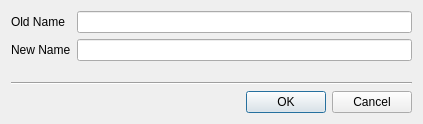
<?xml version="1.0" encoding="UTF-8"?>
<ui version="4.0">
 <class>RenameDlg</class>
 <widget class="QDialog" name="RenameDlg">
  <property name="geometry">
   <rect>
    <x>0</x>
    <y>0</y>
    <width>423</width>
    <height>124</height>
   </rect>
  </property>
  <property name="windowTitle">
   <string>Rename</string>
  </property>
  <layout class="QVBoxLayout" name="verticalLayout">
   <item>
    <layout class="QGridLayout" name="gridLayout">
     <item row="0" column="0">
      <widget class="QLabel" name="m_oldLabel">
       <property name="text">
        <string>Old Name</string>
       </property>
      </widget>
     </item>
     <item row="0" column="1">
      <widget class="QLineEdit" name="m_old">
       <property name="readOnly">
        <bool>true</bool>
       </property>
      </widget>
     </item>
     <item row="1" column="0">
      <widget class="QLabel" name="m_newLabel">
       <property name="text">
        <string>New Name</string>
       </property>
      </widget>
     </item>
     <item row="1" column="1">
      <widget class="QLineEdit" name="m_new"/>
     </item>
    </layout>
   </item>
   <item>
    <spacer name="verticalSpacer">
     <property name="orientation">
      <enum>Qt::Vertical</enum>
     </property>
     <property name="sizeHint" stdset="0">
      <size>
       <width>20</width>
       <height>6</height>
      </size>
     </property>
    </spacer>
   </item>
   <item>
    <widget class="Line" name="line">
     <property name="orientation">
      <enum>Qt::Horizontal</enum>
     </property>
    </widget>
   </item>
   <item>
    <widget class="QDialogButtonBox" name="m_btns">
     <property name="standardButtons">
      <set>QDialogButtonBox::Cancel|QDialogButtonBox::Ok</set>
     </property>
    </widget>
   </item>
  </layout>
 </widget>
 <resources/>
 <connections>
  <connection>
   <sender>m_btns</sender>
   <signal>accepted()</signal>
   <receiver>RenameDlg</receiver>
   <slot>accept()</slot>
   <hints>
    <hint type="sourcelabel">
     <x>211</x>
     <y>102</y>
    </hint>
    <hint type="destinationlabel">
     <x>211</x>
     <y>61</y>
    </hint>
   </hints>
  </connection>
  <connection>
   <sender>m_btns</sender>
   <signal>rejected()</signal>
   <receiver>RenameDlg</receiver>
   <slot>reject()</slot>
   <hints>
    <hint type="sourcelabel">
     <x>211</x>
     <y>102</y>
    </hint>
    <hint type="destinationlabel">
     <x>211</x>
     <y>61</y>
    </hint>
   </hints>
  </connection>
 </connections>
</ui>
